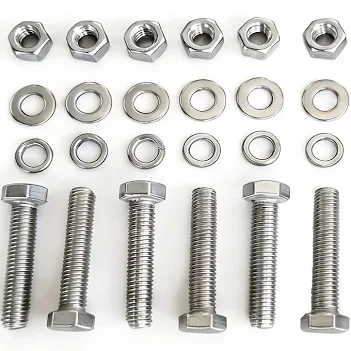
#> input picture lab03/porcas_parafusos.jpg, 351 x 351 px
$ python Exe03.py
#> lines starting #> are read from the running program, lines starting #| are printed output that depends on the picture; after the words box and inside, x2 and y2 are one past the last pixel; in counts of white or black regions, pixels touching at a corner belong together
import cv2
import numpy as np
import matplotlib.pyplot as plt

img = cv2.imread('porcas_parafusos.jpg')
#> img is the input picture: shape (351, 351, 3); mean B, G, R 208.5, 211.9, 212.5
cinza = cv2.cvtColor(img, cv2.COLOR_BGR2GRAY)

_, binaria = cv2.threshold(cinza, 200, 255, cv2.THRESH_BINARY_INV)
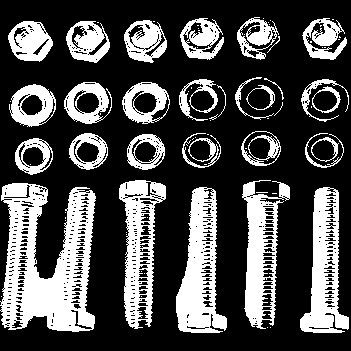
#> binaria: shape (351, 351); 30.1% white; 78 white regions (49 under 20 px), largest, box (x1, y1, x2, y2) and area: (0, 183, 96, 332) 8583, (176, 187, 227, 333) 4128, (300, 187, 349, 333) 3594

#Morfologia: fecha buracos na imagens
kernel = np.ones((5,5), np.uint8)
binaria = cv2.morphologyEx(binaria, cv2.MORPH_CLOSE, kernel, iterations=2)
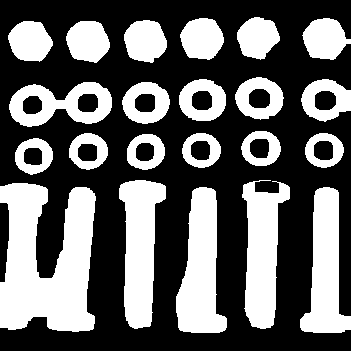
#> binaria: shape (351, 351); 39.5% white; 22 white regions

#Contornos externos
contornos, _ = cv2.findContours(binaria, cv2.RETR_EXTERNAL,
                                cv2.CHAIN_APPROX_SIMPLE)
#> contornos = 22 contours; largest, box (x1, y1, x2, y2) and area: (0, 183, 96, 332) 9874, (176, 187, 227, 333) 4570, (119, 180, 166, 329) 4312, (242, 180, 290, 329) 4190, (300, 187, 351, 333) 4029

#Filtrar por ares
areas = [cv2.contourArea(c) for c in contornos if cv2.contourArea(c) > 500]
#> areas = [4029, 4569.5, 9874, 4190.5, 4311.5, 1022.5, 1041.5, 1010, 1015.5, 1055.5, 1051.5, 1490.5, 3048, 1526.5, 1511.5, 1519, 1352.5, 1322, 1353.5, 1372, 1355.5, 1259]
print(f'Objetos detectados: {len(areas)}')
#| Objetos detectados: 22

#Resultados
img_resultado = img.copy()
for c in contornos:
    area = cv2.contourArea(c)
    if area < 500:
        continue

    perimetro = cv2.arcLength(c, True)
    compacidade = (4 * np.pi * area) / (perimetro ** 2) if perimetro > 0 else 0
    x, y, w, h, = cv2.boundingRect(c)
    razao_aspecto = w / h if h > 0 else 0

    cv2.drawContours(img_resultado, [c], -1, (0,0,0), 2)
    print(f'Objeto: area = {area:.0f}, compacidade = {compacidade:.3f}, aspecto = {razao_aspecto:.2f}')
#> this loop made 22 passes
#> (area, perimetro, compacidade, x, y, w, h, razao_aspecto) on passes 1 to 12: (4029, 373.6, 0.363, 300, 187, 51, 146, 0.349), (4569.5, 369.6, 0.42, 176, 187, 51, 146, 0.349), (9874, 699.3, 0.254, 0, 183, 96, 149, 0.644), (4190.5, 440.1, 0.272, 242, 180, 48, 149, 0.322), (4311.5, 370.8, 0.394, 119, 180, 47, 149, 0.315), (1022.5, 120.8, 0.88, 15, 138, 38, 37, 1.03), (1041.5, 121.2, 0.892, 127, 134, 38, 36, 1.06), (1010, 119.4, 0.89, 305, 133, 39, 35, 1.11), (1015.5, 120, 0.886, 182, 133, 39, 35, 1.11), (1055.5, 122.8, 0.879, 69, 133, 39, 37, 1.05), (1051.5, 122, 0.888, 241, 131, 40, 35, 1.14), (1490.5, 147.3, 0.863, 122, 82, 48, 42, 1.14)
#| Objeto: area = 4029, compacidade = 0.363, aspecto = 0.35
#| Objeto: area = 4570, compacidade = 0.420, aspecto = 0.35
#| Objeto: area = 9874, compacidade = 0.254, aspecto = 0.64
#| Objeto: area = 4190, compacidade = 0.272, aspecto = 0.32
#| Objeto: area = 4312, compacidade = 0.394, aspecto = 0.32
#| Objeto: area = 1022, compacidade = 0.880, aspecto = 1.03
#| Objeto: area = 1042, compacidade = 0.892, aspecto = 1.06
#| Objeto: area = 1010, compacidade = 0.890, aspecto = 1.11
#> (further printed lines are left out)
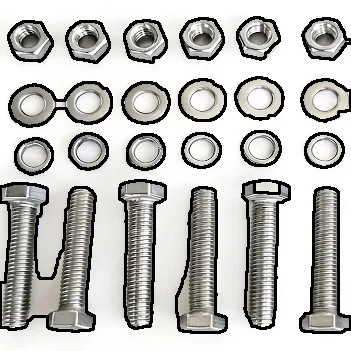
#> img_resultado: shape (351, 351, 3); 11.99% of pixels changed, all inside (x1, y1, x2, y2) = (0, 16, 351, 334)

cv2.imshow("Original", img)
cv2.imshow("Binaria", binaria)

cv2.waitKey(0)
cv2.destroyAllWindows()

$ run again, with lab03/pratica03.jpg copied over lab03/porcas_parafusos.jpg
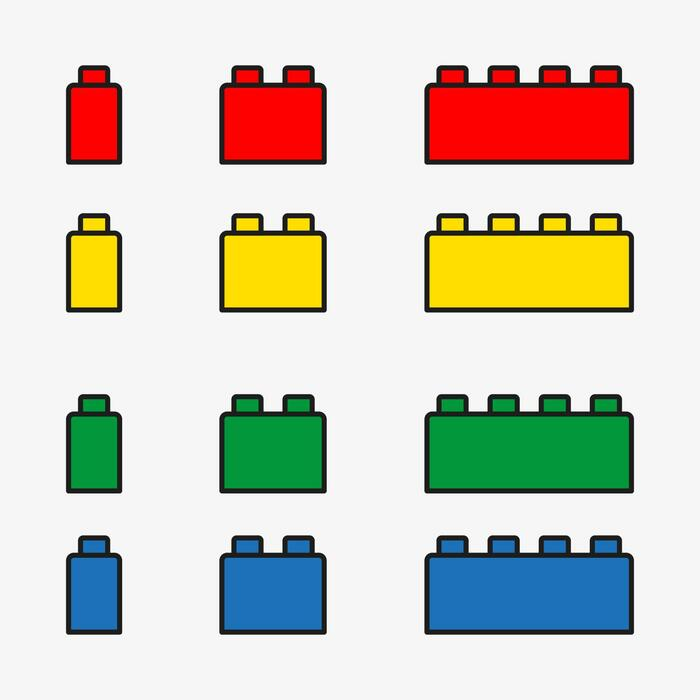
#> input picture lab03/pratica03.jpg, 700 x 700 px
#> img is the input picture: shape (700, 700, 3); mean B, G, R 192.2, 205.2, 208
#> `binaria = cv2.morphologyEx(binaria, cv2.MORPH_CLOSE, kernel, iteration..`:
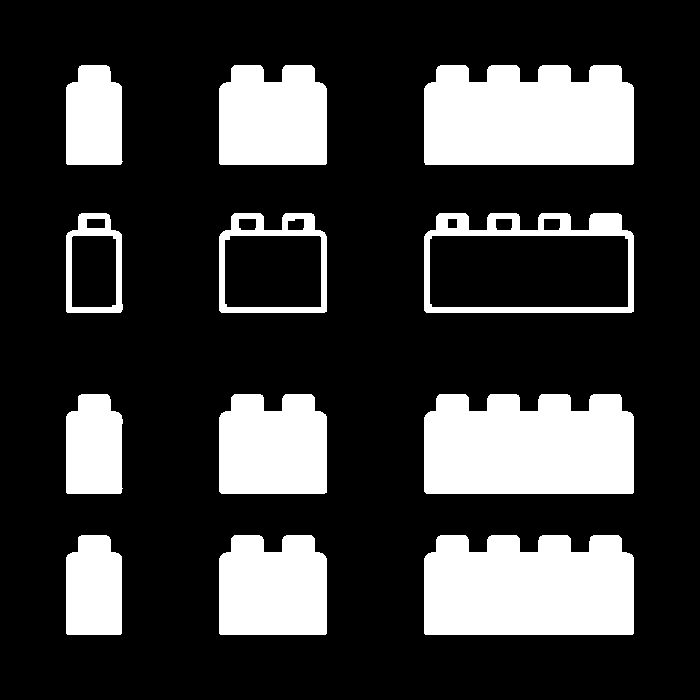
#> binaria: shape (700, 700); 23.3% white; 12 white regions
#> contornos = 12 contours; largest, box (x1, y1, x2, y2) and area: (424, 213, 634, 313) 19250, (424, 394, 634, 494) 19250, (424, 65, 634, 165) 19244, (424, 535, 634, 635) 19240, (219, 394, 327, 494) 9815
#> areas = [19240.5, 9810, 5022.5, 19249.5, 9815, 5030.5, 19250.5, 9813.5, 5025.5, 19244, 9812, 5020.5]
#| Objetos detectados: 12
#> the loop `for c in contornos:` made 12 passes
#> (area, perimetro, compacidade, x, y, w, razao_aspecto) on passes 1 to 8: (19240.5, 692.8, 0.504, 424, 535, 210, 2.1), (9810, 429.6, 0.668, 219, 535, 108, 1.08), (5022.5, 298, 0.711, 66, 535, 56, 0.56), (19249.5, 694, 0.502, 424, 394, 210, 2.1), (9815, 430.8, 0.665, 219, 394, 108, 1.08), (5030.5, 299.7, 0.704, 66, 394, 57, 0.57), (19250.5, 694, 0.502, 424, 213, 210, 2.1), (9813.5, 430.2, 0.666, 219, 213, 108, 1.08)
#> (printed output is left out)
#> after the loop `for c in contornos:`:
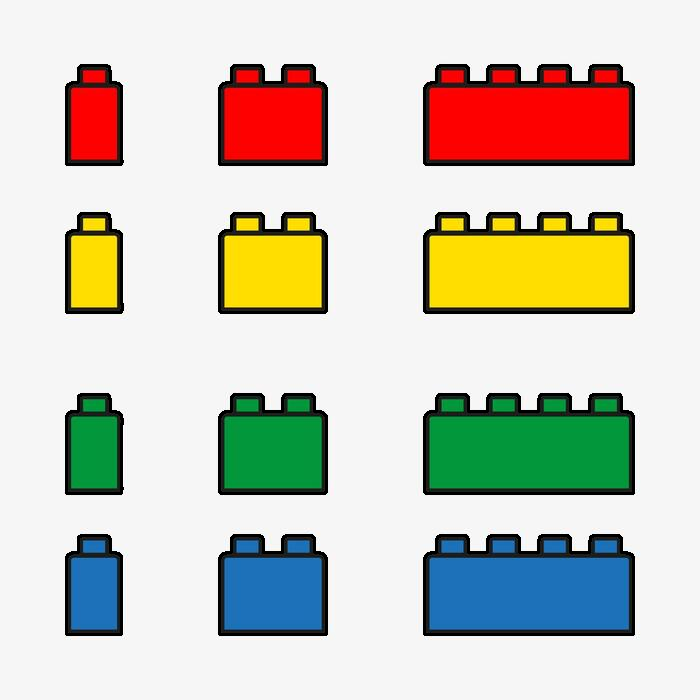
#> img_resultado: shape (700, 700, 3); 3.53% of pixels changed, all inside (x1, y1, x2, y2) = (65, 64, 635, 636)
